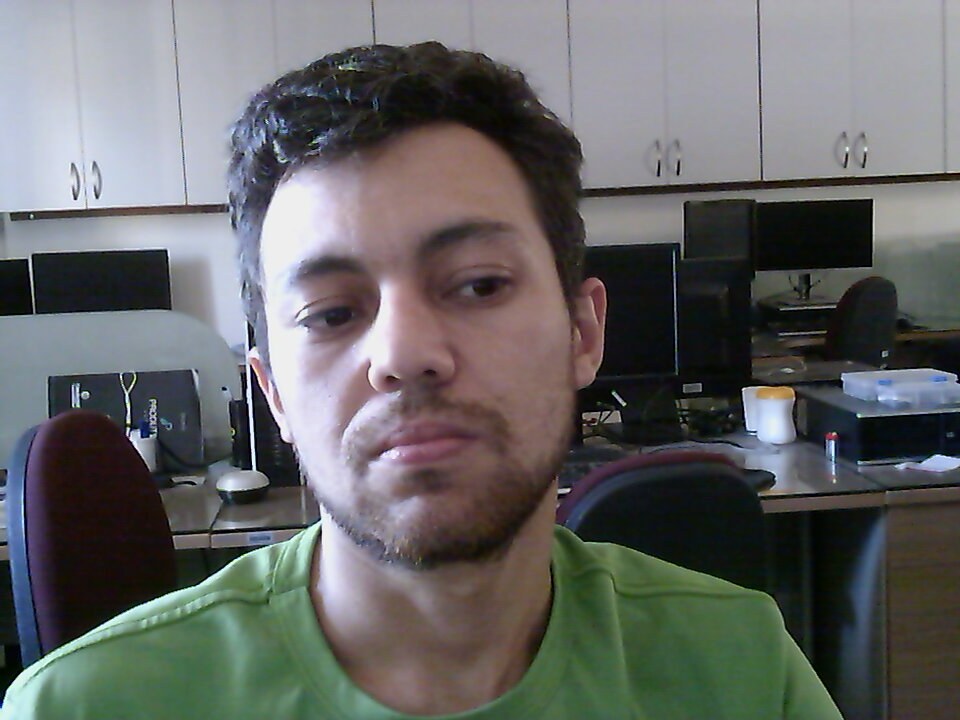
//> input picture imagem/homomorfico.jpg, 960 x 720 px, given in place of the camera
$ ./equalize   (built with g++ and OpenCV 4)
//> lines starting //> are read from the running program, lines starting //| are printed output that depends on the picture; after the words box and inside, x2 and y2 are one past the last pixel; in counts of white or black regions, pixels touching at a corner belong together
#include <iostream>
#include <opencv2/opencv.hpp>

using namespace cv;
using namespace std;

int main(int argc, char **argv)
{
  Mat image, imageGray, imageEqualize;
  int width, height;
  VideoCapture cap;

  Mat histO, histE;
  int nbins = 128;
  float range[] = {0, 256};
  const float *histrange = {range};
  bool uniform = true;
  bool acummulate = false;

  cap.open(0);

  if (!cap.isOpened())
  {
    cout << "cameras indisponiveis";
    return -1;
  }

  width = cap.get(CV_CAP_PROP_FRAME_WIDTH);
  height = cap.get(CV_CAP_PROP_FRAME_HEIGHT);

  cout << "largura = " << width << endl;
  cout << "altura  = " << height << endl;

  int histw = nbins, histh = nbins / 2;
  Mat histImgO(histh, histw, CV_8UC1, Scalar(0));
  Mat histImgE(histh, histw, CV_8UC1, Scalar(0));

  while (1)
  {
    cap >> image;
//> image is the input picture: 720 rows x 960 cols, CV_8UC3; mean B, G, R 101.3, 102, 101
    cvtColor(image, imageGray, CV_BGR2GRAY);
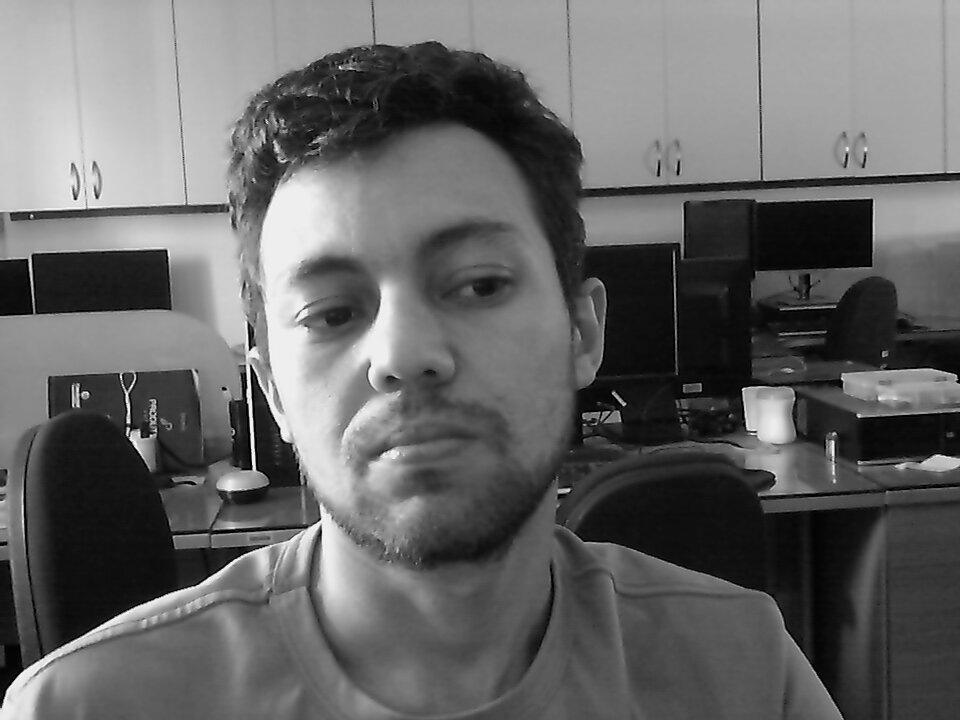
//> imageGray: 720 rows x 960 cols, CV_8UC1; min 0, max 252, mean 101.6
    equalizeHist(imageGray, imageEqualize);
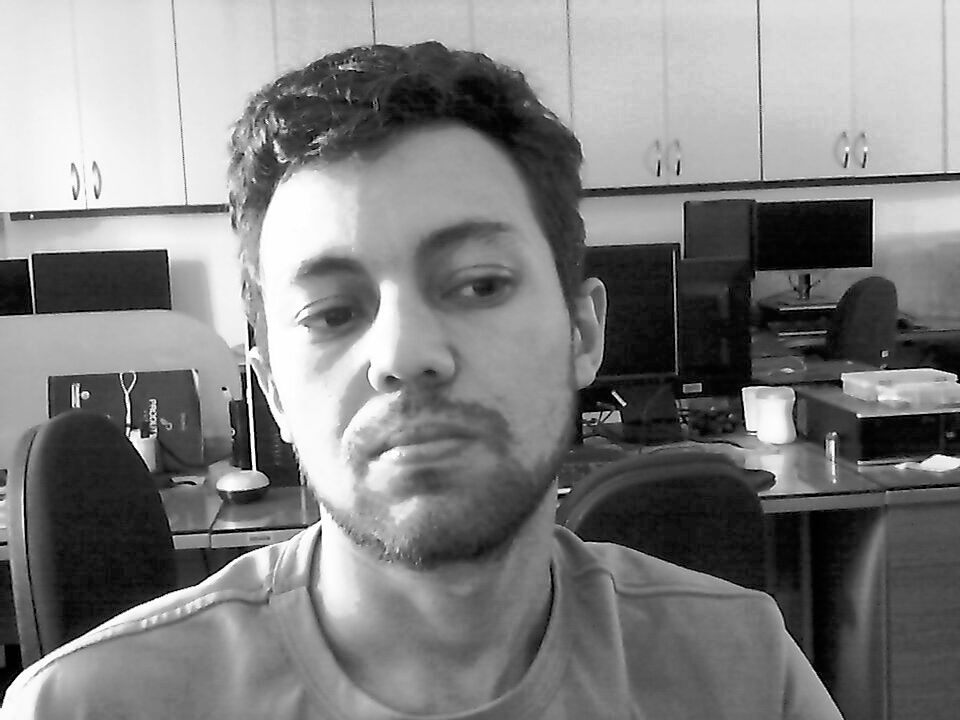
//> imageEqualize: 720 rows x 960 cols, CV_8UC1; min 0, max 255, mean 128.2

    calcHist(&imageGray, 1, 0, Mat(), histO, 1,
             &nbins, &histrange,
             uniform, acummulate);
//> histO = 128 values, max 21258 at index 7, min 0 at index 127, mean 5400
    calcHist(&imageEqualize, 1, 0, Mat(), histE, 1,
             &nbins, &histrange,
             uniform, acummulate);
//> histE = 128 values, max 13382 at index 9, min 0 at index 6, mean 5400

    normalize(histO, histO, 0, histImgO.rows, NORM_MINMAX, -1, Mat());
//> histO = 128 values, max 64 at index 7, min 0 at index 127, mean 16.26
    normalize(histE, histE, 0, histImgE.rows, NORM_MINMAX, -1, Mat());
//> histE = 128 values, max 64 at index 9, min 0 at index 6, mean 25.83

    histImgO.setTo(Scalar(0));
    histImgE.setTo(Scalar(0));

    for (int i = 0; i < nbins; i++)
    {
      line(histImgO,
           Point(i, histh),
           Point(i, histh - cvRound(histO.at<float>(i))),
           Scalar(128), 1, 8, 0);
    }
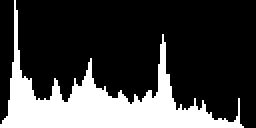
//> histImgO: 64 rows x 128 cols, CV_8UC1 (shown 2 times larger); values 0 (black) and 128 (white), 25.4% white; 1 white region, box (x1, y1, x2, y2) and area: (0, 0, 122, 64) 2079
    for (int i = 0; i < nbins; i++)
    {
      line(histImgE,
           Point(i, histh),
           Point(i, histh - cvRound(histE.at<float>(i))),
           Scalar(128), 1, 8, 0);
    }
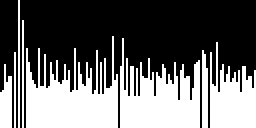
//> histImgE: 64 rows x 128 cols, CV_8UC1 (shown 2 times larger); values 0 (black) and 128 (white), 40.4% white; 8 white regions, largest, box (x1, y1, x2, y2) and area: (13, 18, 59, 64) 1221, (60, 19, 100, 64) 1062, (105, 21, 128, 64) 617
    histImgO.copyTo(imageGray(Rect(0, 0, nbins, histh)));
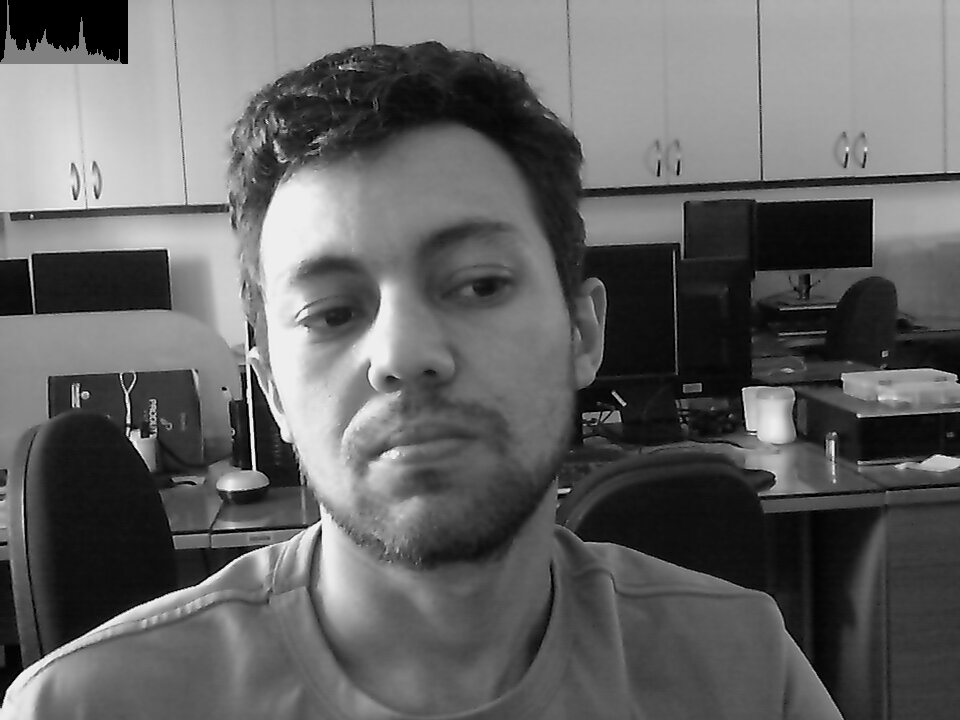
//> imageGray: 720 rows x 960 cols, CV_8UC1; 1.19% of pixels changed, all inside (x1, y1, x2, y2) = (0, 0, 128, 64)
    histImgE.copyTo(imageEqualize(Rect(0, 0, nbins, histh)));
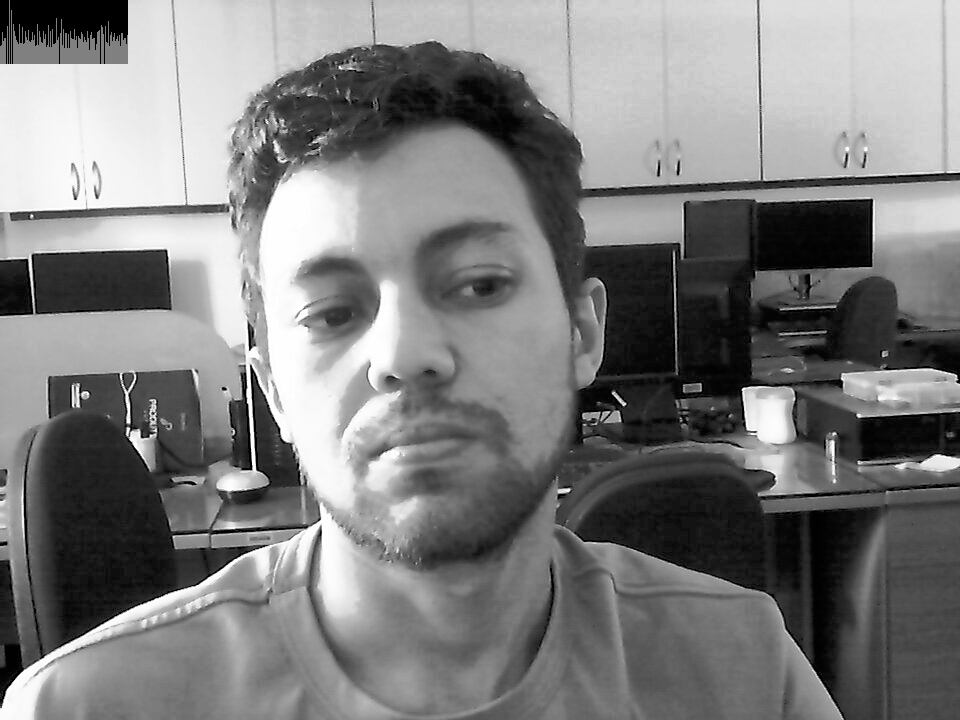
//> imageEqualize: 720 rows x 960 cols, CV_8UC1; 1.19% of pixels changed, all inside (x1, y1, x2, y2) = (0, 0, 128, 64)

    imshow("image gray", imageGray);
    imshow("image equalize", imageEqualize);
    if (waitKey(30) >= 0)
//> the Esc key is pressed
      break;
  }
  return 0;
}

$ run again, on imagem/402.png
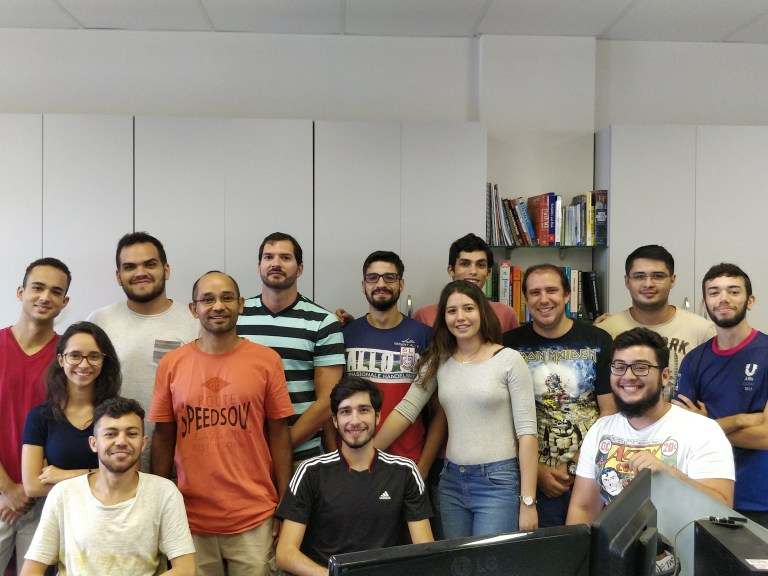
//> input picture imagem/402.png, 768 x 576 px, given in place of the camera
//> image is the input picture: 576 rows x 768 cols, CV_8UC3; mean B, G, R 126.1, 135.4, 146.3
//> `calcHist(&imageGray, 1, 0, Mat(), histO, 1, &nbins, &histrange, unifor..`: histO = 128 values, max 15931 at index 81, min 11 at index 0, mean 3456
//> `calcHist(&imageEqualize, 1, 0, Mat(), histE, 1, &nbins, &histrange, un..`: histE = 128 values, max 8230 at index 72, min 0 at index 61, mean 3456
//> `normalize(histO, histO, 0, histImgO.rows, NORM_MINMAX, -1, Mat());`: histO = 128 values, max 64 at index 81, min 0 at index 0, mean 13.85
//> `normalize(histE, histE, 0, histImgE.rows, NORM_MINMAX, -1, Mat());`: histE = 128 values, max 64 at index 72, min 0 at index 61, mean 26.88
//> after the loop `for (int i = 0; i < nbins; i++)`:
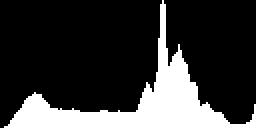
//> histImgO: 64 rows x 128 cols, CV_8UC1 (shown 2 times larger); values 0 (black) and 128 (white), 21.6% white; 1 white region, box (x1, y1, x2, y2) and area: (2, 0, 128, 64) 1773
//> `histImgE.copyTo(imageEqualize(Rect(0, 0, nbins, histh)));`:
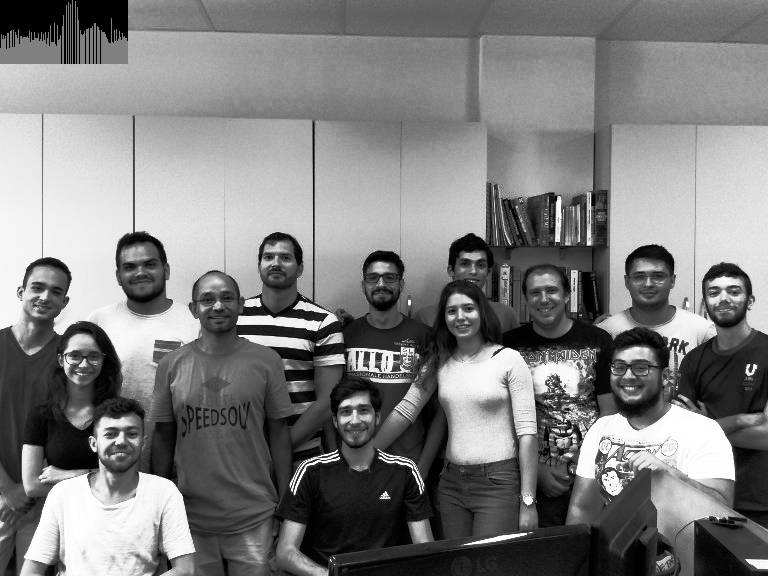
//> imageEqualize: 576 rows x 768 cols, CV_8UC1; min 0, max 255, mean 126.1

$ run again, on imagem/biel.png
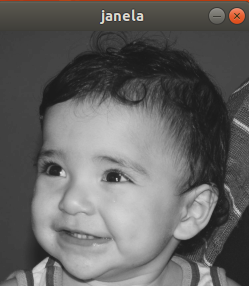
//> input picture imagem/biel.png, 249 x 286 px, given in place of the camera
//> image is the input picture: 286 rows x 249 cols, CV_8UC3; mean B, G, R 98.5, 99.4, 100.3
//> `calcHist(&imageGray, 1, 0, Mat(), histO, 1, &nbins, &histrange, unifor..`: histO = 128 values, max 5864 at index 32, min 0 at index 0, mean 556.4
//> `calcHist(&imageEqualize, 1, 0, Mat(), histE, 1, &nbins, &histrange, un..`: histE = 128 values, max 4700 at index 43, min 0 at index 3, mean 556.4
//> `normalize(histO, histO, 0, histImgO.rows, NORM_MINMAX, -1, Mat());`: histO = 128 values, max 64 at index 32, min 0 at index 0, mean 6.07
//> `normalize(histE, histE, 0, histImgE.rows, NORM_MINMAX, -1, Mat());`: histE = 128 values, max 64 at index 43, min 0 at index 3, mean 7.58
//> after the loop `for (int i = 0; i < nbins; i++)`:
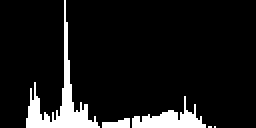
//> histImgO: 64 rows x 128 cols, CV_8UC1 (shown 2 times larger); values 0 (black) and 128 (white), 9.5% white; 5 white regions (2 under 20 px), largest, box (x1, y1, x2, y2) and area: (13, 0, 50, 64) 475, (66, 48, 103, 64) 252, (51, 59, 65, 64) 51
//> `histImgE.copyTo(imageEqualize(Rect(0, 0, nbins, histh)));`:
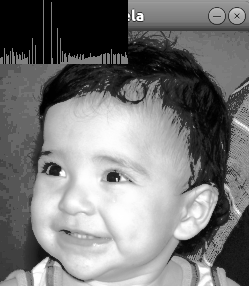
//> imageEqualize: 286 rows x 249 cols, CV_8UC1; min 0, max 255, mean 120

$ run again, on imagem/biel2.png
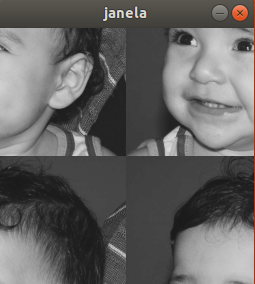
//> input picture imagem/biel2.png, 255 x 284 px, given in place of the camera
//> image is the input picture: 284 rows x 255 cols, CV_8UC3; mean B, G, R 97.5, 98.3, 99.3
//> `calcHist(&imageGray, 1, 0, Mat(), histO, 1, &nbins, &histrange, unifor..`: histO = 128 values, max 6493 at index 32, min 0 at index 0, mean 565.8
//> `calcHist(&imageEqualize, 1, 0, Mat(), histE, 1, &nbins, &histrange, un..`: histE = 128 values, max 4790 at index 44, min 0 at index 3, mean 565.8
//> `normalize(histO, histO, 0, histImgO.rows, NORM_MINMAX, -1, Mat());`: histO = 128 values, max 64 at index 32, min 0 at index 0, mean 5.58
//> `normalize(histE, histE, 0, histImgE.rows, NORM_MINMAX, -1, Mat());`: histE = 128 values, max 64 at index 44, min 0 at index 3, mean 7.56
//> after the loop `for (int i = 0; i < nbins; i++)`:
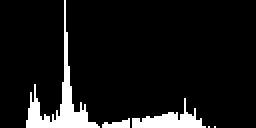
//> histImgO: 64 rows x 128 cols, CV_8UC1 (shown 2 times larger); values 0 (black) and 128 (white), 8.7% white; 5 white regions (2 under 20 px), largest, box (x1, y1, x2, y2) and area: (13, 0, 50, 64) 445, (66, 49, 103, 64) 225, (51, 59, 65, 64) 44
//> `histImgE.copyTo(imageEqualize(Rect(0, 0, nbins, histh)));`:
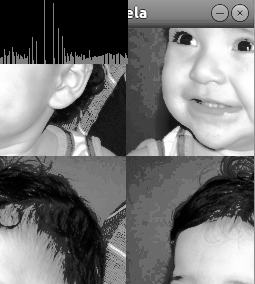
//> imageEqualize: 284 rows x 255 cols, CV_8UC1; min 0, max 255, mean 115.5
